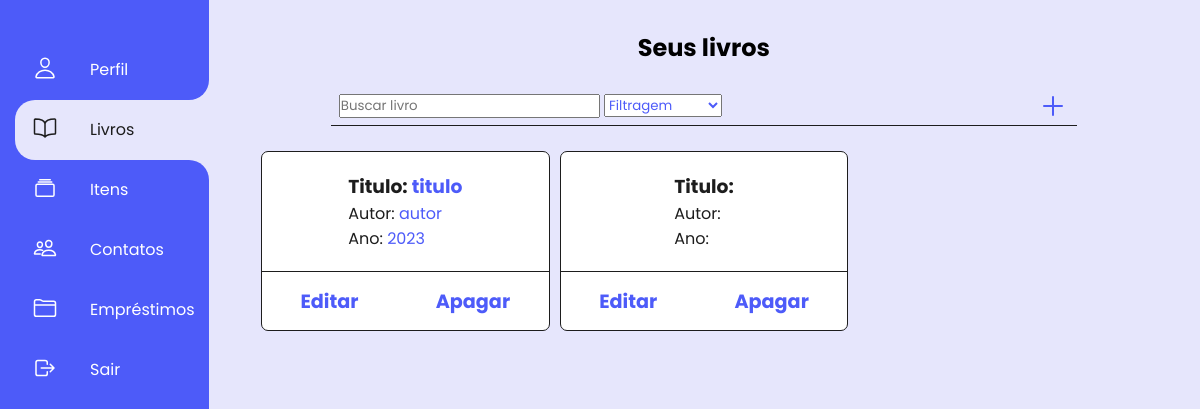
Before: /acervo/livros/ (signed in) with the older database file.
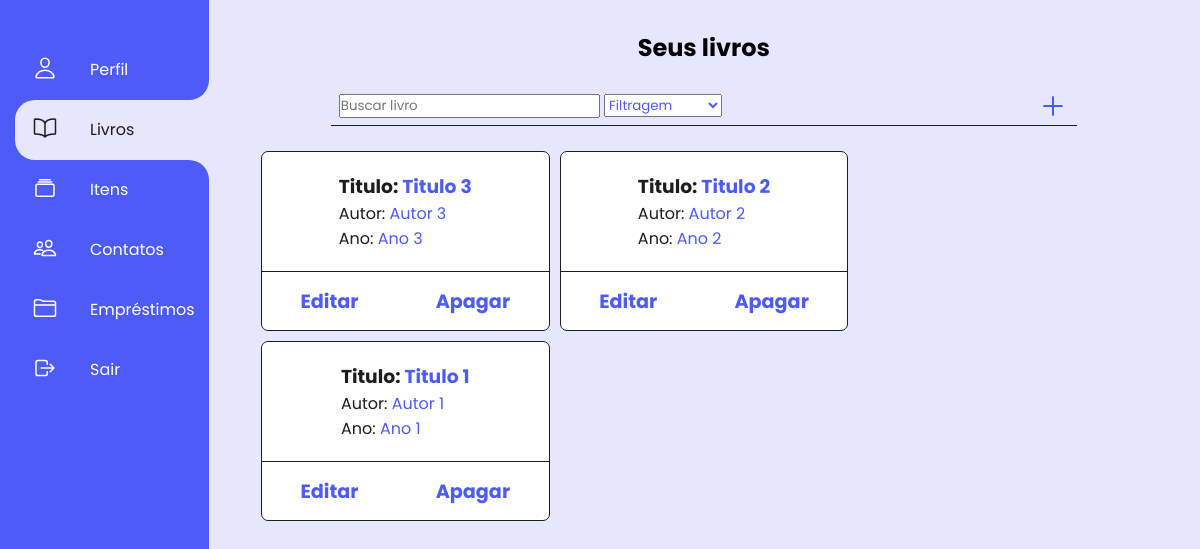
After: the same page with the newer database file.
### app/models.py (models this page shows, shortened)
class Book(models.Model):
    title = models.CharField(max_length=200)
    author = models.CharField(max_length=200)
    year = models.CharField(max_length=10)
    on_lending = models.BooleanField(default=False)
    created_at = models.DateTimeField(auto_now=True)
    edited_at = models.DateTimeField(default=timezone.now())
    user = models.ForeignKey(User, on_delete=models.CASCADE, default=None)

### app/views.py (the view)
# urls.py: path('livros/', views.BooksView.as_view(), name='books'),
class BooksView(LoginRequiredMixin, TemplateView): # 3
    def get(self, request, *args, **kwargs):
        user = request.user
        books = Book.objects.filter(user=user).order_by('-created_at')
        return render(request, 'app/book/books.html', {'user': user, 'books': books})

### app/templates/app/book/books.html (shortened to what this page needs)
{% extends "app/base.html" %}
{% load static %}
{% block styles %}
<link rel="stylesheet" href="{% static 'app/css/base.css' %}">
<link rel="stylesheet" href="{% static 'app/css/withModels.css' %}">
{% endblock styles %}
{% block books_menu %}
<li class="list active">
    <b></b>
    <b></b>
    <a href="{% url 'books' %}">
        <span class="icon">
            <ion-icon name="book-outline"></ion-icon>
        </span>
        <span class="tittle">Livros</span>
    </a>
</li>
{% endblock books_menu %}
{% block content %}
<div class="get">
    <h2>Seus livros</h2>
    <br>
    <div class="search-and-add">
        <form action="{% url 'search_book' %}" method="post">
            <input type="text" class="search"
            placeholder="Buscar livro" name="search" value="{{search}}">
            <select name="filters" class="filters" onchange="this.form.submit()">
                <option class="fs-7" value="0" selected="selected" disabled>Filtragem</option>
            </select>
        </form>
        <a href="{% url 'create_book' %}" class="icon">
            <ion-icon name="add-outline"></ion-icon>
        </a>
    </div>
    <ul class="content-list">
        {% for book in books %}
        <li class="element-list">
            <div class="card-elements">
                <h3 class="card-title"><span class="card-span">Titulo:</span> {{ book.title }}</h3>
                <p class="card-body"><span class="card-span">Autor:</span> {{ book.author }}</p>
                <p class="card-body"><span class="card-span">Ano:</span> {{ book.year }}</p>
            </div>
            <div class="crud-options">
                <a href="{% url 'update_book' book.id %}" class="">Editar</a>
                <a href="{% url 'delete_book' book.id %}" class="">Apagar</a>
            </div>
        </li>
        {% endfor %}
    </ul>
</div>
{% endblock content %}

Changed rows visible on the page:
now on this page (row edited): Book: title "Titulo 3", author "Autor 3", year "Ano 3"
changed Book: title "titulo" → "Titulo 2"; author "autor" → "Autor 2"; year "2023" → "Ano 2"
added Book: title "Titulo 1", author "Autor 1", year "Ano 1"
